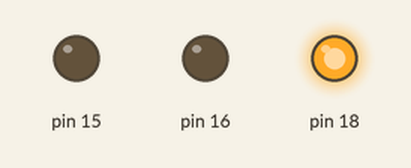
Simulated run of this program. Board: Raspberry Pi (header pin numbers). Shown: output pins drawn as LEDs (lit = HIGH).

Above: at 1.0 s.
At 5.0 s:
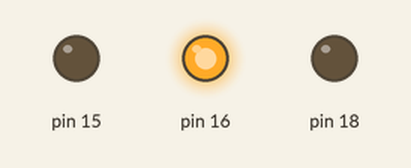
At 9.0 s:
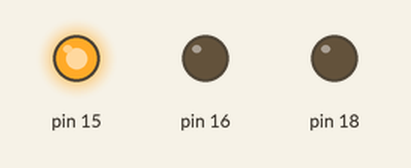
At 11.0 s:
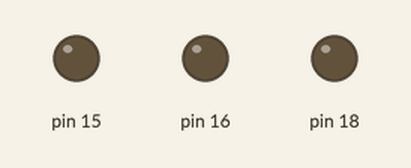
Timing chart, 0 to 15.6 s (numbered marks = the images above):
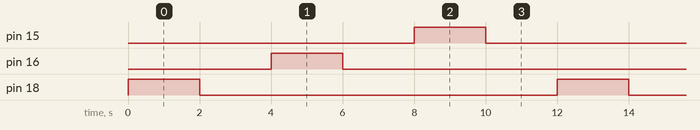

Measured:
- by itself, pin 15, pin 16, pin 18: alternates HIGH for 2.0 s and LOW for 10.0 s
- by itself, everything shown: repeats every 12.0 s, in 6 steps

The program:

rgb.py
```python
import RPi.GPIO as GPIO
import time
GPIO.setmode(GPIO.BOARD)

GPIO.setup(18, GPIO.OUT)
GPIO.setup(16, GPIO.OUT)
GPIO.setup(15, GPIO.OUT)

while(True):
    GPIO.output(18, GPIO.HIGH)
    time.sleep(2)
    GPIO.output(18, GPIO.LOW)
    time.sleep(2)

    GPIO.output(16, GPIO.HIGH)
    time.sleep(2)
    GPIO.output(16, GPIO.LOW)
    time.sleep(2)

    GPIO.output(15, GPIO.HIGH)
    time.sleep(2)
    GPIO.output(15, GPIO.LOW)
    time.sleep(2)
```
